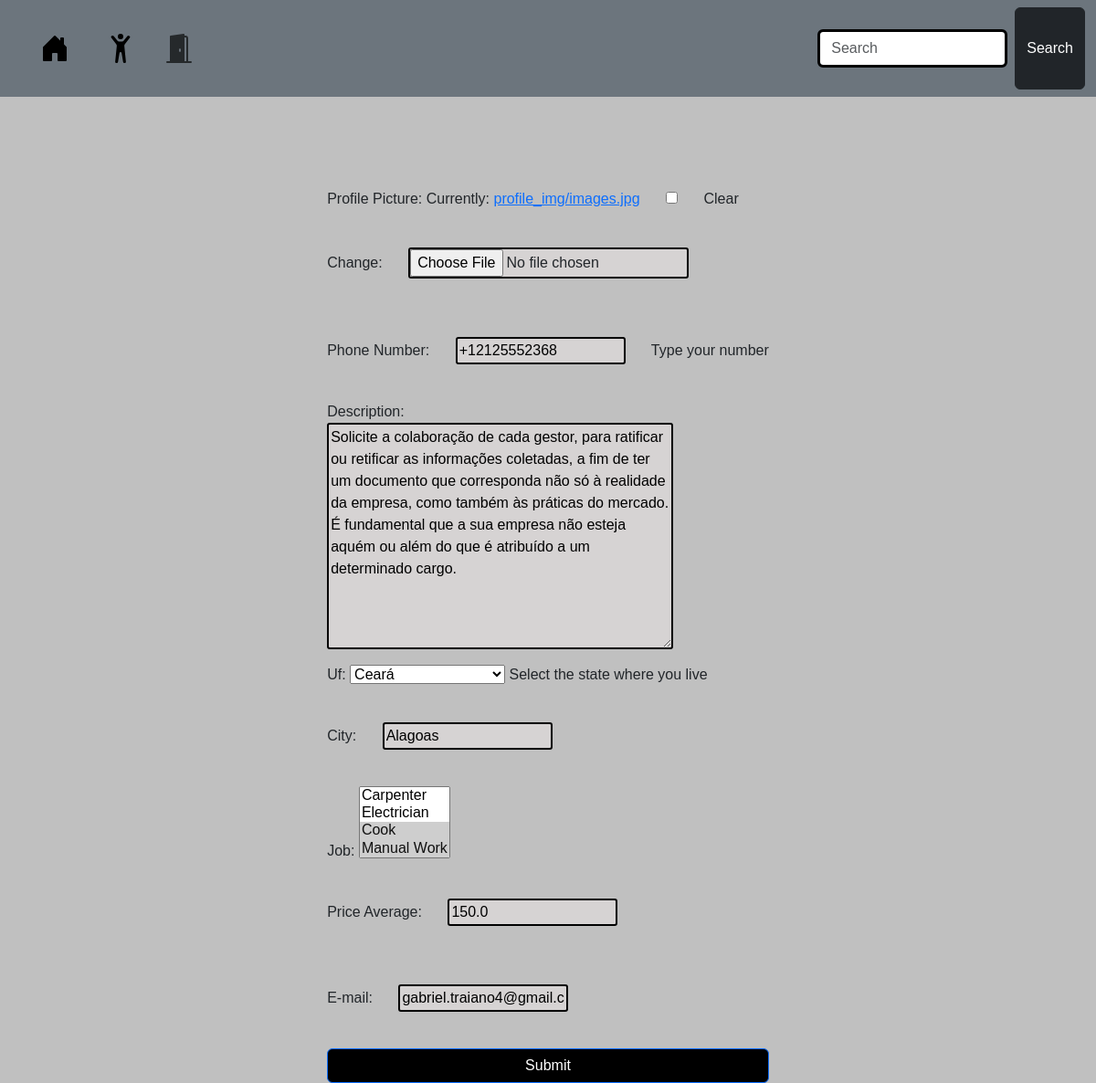
The app's page /profile/edit (signed in), older data.
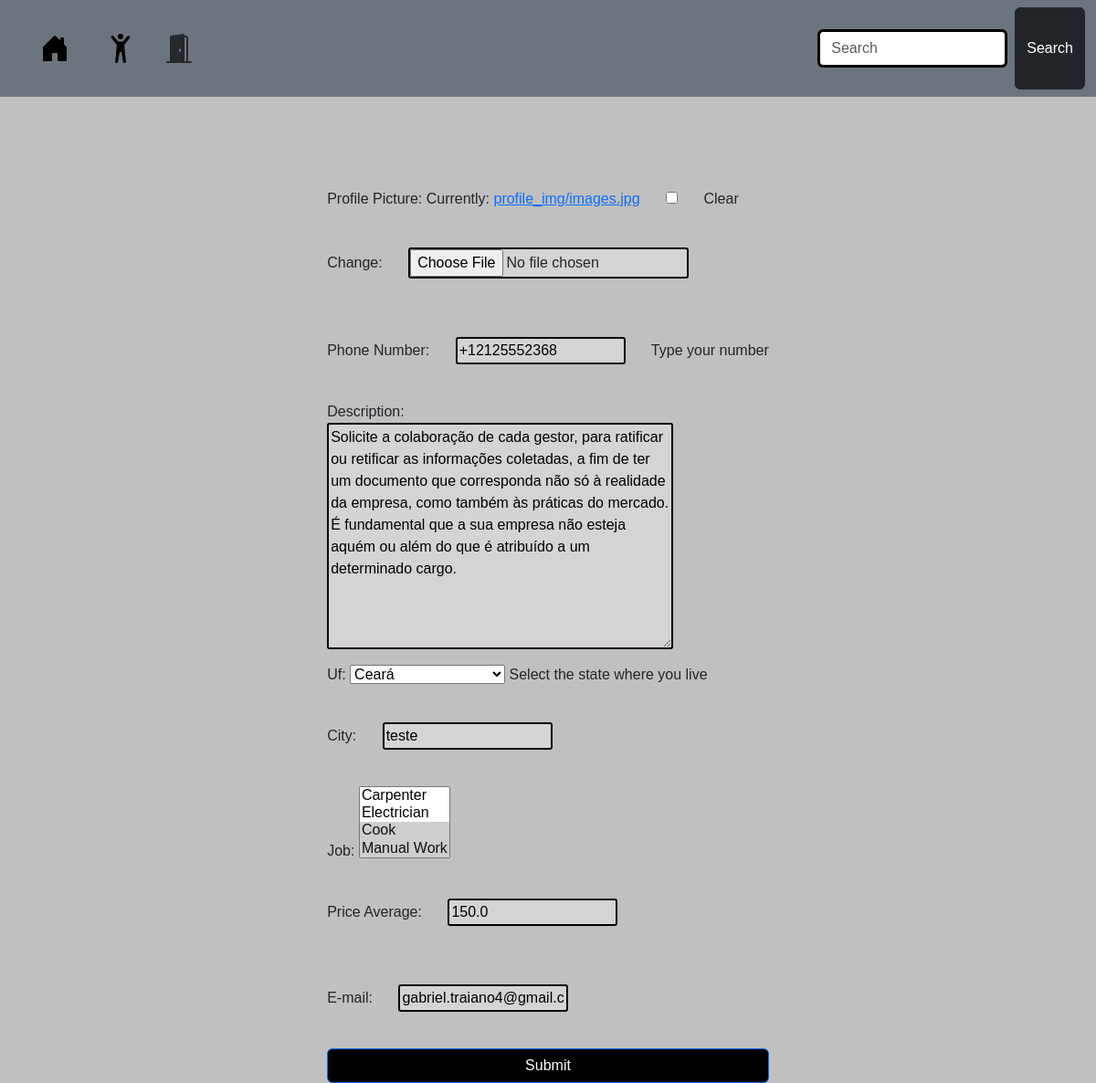
The same page, newer data.
### home/models.py (models this page shows, shortened)
class CustomUser(AbstractUser):
    profile_pic = models.ImageField(_('Profile Picture'), upload_to='profile_img/',blank=True, default='/profile_img/standard.png')
    birth_date = models.DateField(_('Birth Date'), null=True,blank=True)
    phone = models.CharField(_('Phone Number'), max_length=15,help_text='Type your number')
    description = models.TextField(_('Description'), max_length=350, blank=True, null=True)
    city = models.CharField(max_length=70, blank=True, null=True)
    job = models.ManyToManyField('Job', related_name='users')
    genre = models.ForeignKey('Genre', related_name='users', on_delete=models.SET_NULL, null=True,blank=True)
    price_average = models.FloatField(_('Price Average'), blank=True, null=True)
    is_contractor = models.BooleanField(_('Is Contractor'), default=True, help_text='Check this box if you want hire a job instead make a freelancer')
    email = models.EmailField('E-mail')
    brazil_states = (
    ('AC', 'Acre'),
    ('AL', 'Alagoas'),
    ('AP', 'Amapá'),
    ('AM', 'Amazonas'),
    ('BA', 'Bahia'),
    ('CE', 'Ceará'),
    ('DF', 'Distrito Federal'),
    ('ES', 'Espírito Santo'),
    ('GO', 'Goiás'),
    ('MA', 'Maranhão'),
    ('MT', 'Mato Grosso'),
    ('MS', 'Mato Grosso do Sul'),
    ('MG', 'Minas Gerais'),
    ('PA', 'Pará'),
    ('PB', 'Paraíba'),
    ('PR', 'Paraná'),
    ('PE', 'Pernambuco'),
    ('PI', 'Piauí'),
    ('RJ', 'Rio de Janeiro'),
    ('RN', 'Rio Grande do Norte'),
    ('RS', 'Rio Grande do Sul'),
    ('RO', 'Rondônia'),
    ('RR', 'Roraima'),
    ('SC', 'Santa Catarina'),
    ('SP', 'São Paulo'),
    ('SE', 'Sergipe'),
    ('TO', 'Tocantins'))
    uf = models.CharField(max_length=2, choices=brazil_states, help_text='Select the state where you live', blank=True,null=True)
    class Meta:
        ordering = ['price_average']
        verbose_name = 'User'
        verbose_name_plural = 'Users'

### home/views.py (the view)
# urls.py: path('profile/edit', views.edit_profile,name='profile-edit'),
def edit_profile(request):
    if request.method == 'POST':
        form = EditProfileForm(request.POST, request.FILES, instance=request.user)
        if form.is_valid():
            form.save(commit=True)
            return redirect('profile')
    else:
        form = EditProfileForm(instance=request.user)
    return render(request, 'registration/edit-profile.html', context={'form':form, 'user':request.user})

### home/forms.py
class EditProfileForm(forms.ModelForm):
    class Meta:
        model = CustomUser
        fields = [
            'profile_pic','phone','description','uf','city','job','price_average','email'
                  ]

### home/models.py (called while the page is built)
    def __str__(self):
        return self.name

### home/templates/registration/edit-profile.html (shortened to what this page needs)
{% extends "base.html" %}
{% load static %}
{% block extra_styles %}<link rel="stylesheet" href="{% static "/css/edit-profile.css" %}">{% endblock %}
{% block content %}
    <div class="center-div">
        <form method="post" enctype="multipart/form-data">
            {{form.as_p}}
            <div class="d-grid gap-2">
                <button class="btn btn-primary" type="submit" style="background-color:black">Submit</button>
              </div>
{% endblock %}

Row changes from the older to the newer data that the page shows:
changed CustomUser "Ceará": city "Alagoas" → "teste"
